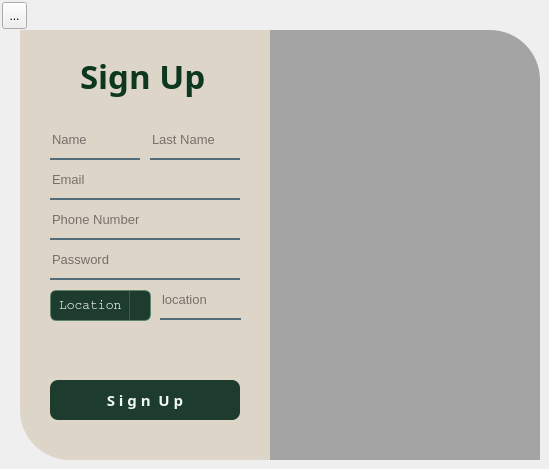
    <widget class="QWidget" name="page_3">
     <widget class="QLabel" name="label_19">
      <property name="geometry">
       <rect>
        <x>20</x>
        <y>30</y>
        <width>250</width>
        <height>430</height>
       </rect>
      </property>
      <property name="font">
       <font>
        <pointsize>20</pointsize>
       </font>
      </property>
      <property name="styleSheet">
       <string notr="true">background-color:rgba(220, 213, 200, 1);
border-bottom-left-radius: 50px;</string>
      </property>
      <property name="text">
       <string/>
      </property>
     </widget>
     <widget class="QLabel" name="label_20">
      <property name="geometry">
       <rect>
        <x>80</x>
        <y>50</y>
        <width>163</width>
        <height>51</height>
       </rect>
      </property>
      <property name="font">
       <font>
        <family>Rockwell</family>
        <pointsize>25</pointsize>
        <italic>false</italic>
        <bold>true</bold>
       </font>
      </property>
      <property name="styleSheet">
       <string notr="true">color:rgba(13, 55, 30, 1);</string>
      </property>
      <property name="text">
       <string>Sign Up</string>
      </property>
     </widget>
     <widget class="QLineEdit" name="lineEdit_8">
      <property name="geometry">
       <rect>
        <x>50</x>
        <y>120</y>
        <width>90</width>
        <height>40</height>
       </rect>
      </property>
      <property name="font">
       <font>
        <pointsize>10</pointsize>
       </font>
      </property>
      <property name="styleSheet">
       <string notr="true">background-color:rgba(0, 0, 0, 0);
border:none;
border-bottom:2px solid rgba(46, 82, 101, 200);
color:rgba(0, 0, 0, 240);</string>
      </property>
      <property name="text">
       <string/>
      </property>
      <property name="placeholderText">
       <string>Name</string>
      </property>
     </widget>
     <widget class="QLineEdit" name="lineEdit_17">
      <property name="geometry">
       <rect>
        <x>150</x>
        <y>120</y>
        <width>90</width>
        <height>40</height>
       </rect>
      </property>
      <property name="font">
       <font>
        <pointsize>10</pointsize>
       </font>
      </property>
      <property name="styleSheet">
       <string notr="true">background-color:rgba(0, 0, 0, 0);
border:none;
border-bottom:2px solid rgba(46, 82, 101, 200);
color:rgba(0, 0, 0, 240);</string>
      </property>
      <property name="text">
       <string/>
      </property>
      <property name="placeholderText">
       <string>Last Name</string>
      </property>
     </widget>
     <widget class="QLineEdit" name="lineEdit_18">
      <property name="geometry">
       <rect>
        <x>50</x>
        <y>160</y>
        <width>190</width>
        <height>40</height>
       </rect>
      </property>
      <property name="font">
       <font>
        <pointsize>10</pointsize>
       </font>
      </property>
      <property name="styleSheet">
       <string notr="true">background-color:rgba(0, 0, 0, 0);
border:none;
border-bottom:2px solid rgba(46, 82, 101, 200);
color:rgba(0, 0, 0, 240);
</string>
      </property>
      <property name="text">
       <string/>
      </property>
      <property name="placeholderText">
       <string>Email</string>
      </property>
     </widget>
     <widget class="QLineEdit" name="lineEdit_19">
      <property name="geometry">
       <rect>
        <x>50</x>
        <y>200</y>
        <width>190</width>
        <height>40</height>
       </rect>
      </property>
      <property name="font">
       <font>
        <pointsize>10</pointsize>
       </font>
      </property>
      <property name="styleSheet">
       <string notr="true">background-color:rgba(0, 0, 0, 0);
border:none;
border-bottom:2px solid rgba(46, 82, 101, 200);
color:rgba(0, 0, 0, 240);</string>
      </property>
      <property name="text">
       <string/>
      </property>
      <property name="placeholderText">
       <string>Phone Number</string>
      </property>
     </widget>
     <widget class="QComboBox" name="comboBox_3">
      <property name="geometry">
       <rect>
        <x>50</x>
        <y>290</y>
        <width>101</width>
        <height>31</height>
       </rect>
      </property>
      <property name="font">
       <font>
        <family>Courier</family>
        <pointsize>10</pointsize>
        <italic>false</italic>
        <bold>false</bold>
       </font>
      </property>
      <property name="styleSheet">
       <string notr="true">QComboBox {
    background-color: rgba(30, 60, 45, 255);     
    border: 1px solid rgba(80, 130, 100, 180);
    border-radius: 6px;
    padding: 4px 8px;
    color: #F0F8F2;                              
}

QComboBox:hover {
    background-color: rgba(45, 80, 60, 255); 
}

QComboBox::drop-down {
    subcontrol-origin: padding;
    subcontrol-position: top right;
    width: 20px;
    border-left: 1px solid rgba(100, 150, 120, 100);
}

QComboBox QAbstractItemView {
    background-color: rgba(35, 70, 50, 255);      
    selection-background-color: rgba(60, 100, 80, 255);
    color: #F0F8F2;
    border: 1px solid rgba(100, 150, 120, 100);
}

QComboBox::down-arrow {
    image: url(&quot;:/images/dropdown-icon.png&quot;);
    width: 12px;
    height: 12px;
}
</string>
      </property>
      <property name="placeholderText">
       <string>Location</string>
      </property>
      <item>
       <property name="text">
        <string>Tehran</string>
       </property>
      </item>
      <item>
       <property name="text">
        <string>Mashhad</string>
       </property>
      </item>
      <item>
       <property name="text">
        <string>Isfahan</string>
       </property>
      </item>
      <item>
       <property name="text">
        <string>Karaj</string>
       </property>
      </item>
      <item>
       <property name="text">
        <string>Tabriz</string>
       </property>
      </item>
      <item>
       <property name="text">
        <string>Shiraz</string>
       </property>
      </item>
      <item>
       <property name="text">
        <string>Ahvaz</string>
       </property>
      </item>
      <item>
       <property name="text">
        <string>Qom</string>
       </property>
      </item>
      <item>
       <property name="text">
        <string>Kermanshah</string>
       </property>
      </item>
      <item>
       <property name="text">
        <string>Urmia</string>
       </property>
      </item>
      <item>
       <property name="text">
        <string>Rasht</string>
       </property>
      </item>
      <item>
       <property name="text">
        <string>Hamadan</string>
       </property>
      </item>
      <item>
       <property name="text">
        <string>Yazd</string>
       </property>
      </item>
      <item>
       <property name="text">
        <string>Kerman</string>
       </property>
      </item>
      <item>
       <property name="text">
        <string>Ardabil</string>
       </property>
      </item>
      <item>
       <property name="text">
        <string>Bandar Abbas</string>
       </property>
      </item>
      <item>
       <property name="text">
        <string>Qazvin</string>
       </property>
      </item>
      <item>
       <property name="text">
        <string>Shahr-e Kord</string>
       </property>
      </item>
      <item>
       <property name="text">
        <string>Bandar Anzali</string>
       </property>
      </item>
      <item>
       <property name="text">
        <string>Abadan</string>
       </property>
      </item>
     </widget>
     <widget class="QLineEdit" name="lineEdit_">
      <property name="geometry">
       <rect>
        <x>160</x>
        <y>280</y>
        <width>81</width>
        <height>40</height>
       </rect>
      </property>
      <property name="font">
       <font>
        <pointsize>10</pointsize>
       </font>
      </property>
      <property name="styleSheet">
       <string notr="true">background-color:rgba(0, 0, 0, 0);
border:none;
border-bottom:2px solid rgba(46, 82, 101, 200);
color:rgba(0, 0, 0, 240);</string>
      </property>
      <property name="text">
       <string/>
      </property>
      <property name="placeholderText">
       <string>location</string>
      </property>
     </widget>
     <widget class="QPushButton" name="signUpButton_3">
      <property name="geometry">
       <rect>
        <x>50</x>
        <y>380</y>
        <width>190</width>
        <height>40</height>
       </rect>
      </property>
      <property name="font">
       <font>
        <family>Rockwell</family>
        <pointsize>11</pointsize>
        <bold>true</bold>
       </font>
      </property>
      <property name="styleSheet">
       <string notr="true">QPushButton#signUpButton_3 {
    background-color: rgba(30, 60, 45, 255);    
    color: #F0F8F2;                        
    border: none;
    border-radius: 8px;
    padding: 6px 20px;
}

QPushButton#signUpButton_3:hover {
    background-color: rgba(45, 80, 60, 255);    
}

QPushButton#signUpButton_3:pressed {
    background-color: rgba(20, 40, 30, 255);    
    padding-left: 8px;
    padding-top: 8px;
}
</string>
      </property>
      <property name="text">
       <string>S i g n  U p</string>
      </property>
     </widget>
     <widget class="QToolButton" name="Customerback">
      <property name="geometry">
       <rect>
        <x>2</x>
        <y>2</y>
        <width>25</width>
        <height>27</height>
       </rect>
      </property>
      <property name="text">
       <string>...</string>
      </property>
      <property name="icon">
       <iconset resource="resources.qrc">
        <normaloff>:/images/left-arrow.png</normaloff>:/images/left-arrow.png</iconset>
      </property>
     </widget>
     <widget class="QLabel" name="label_7">
      <property name="geometry">
       <rect>
        <x>270</x>
        <y>30</y>
        <width>270</width>
        <height>430</height>
       </rect>
      </property>
      <property name="styleSheet">
       <string notr="true">border-image: url(:/images/AppIcon.png);
border-top-right-radius:50px;</string>
      </property>
      <property name="text">
       <string/>
      </property>
     </widget>
     <widget class="QLabel" name="label_28">
      <property name="geometry">
       <rect>
        <x>270</x>
        <y>30</y>
        <width>270</width>
        <height>430</height>
       </rect>
      </property>
      <property name="styleSheet">
       <string notr="true">background-color:rgba(0, 0, 0, 80);
border-top-right-radius:50px;</string>
      </property>
      <property name="text">
       <string/>
      </property>
     </widget>
     <widget class="QLineEdit" name="lineEdit_24">
      <property name="geometry">
       <rect>
        <x>50</x>
        <y>240</y>
        <width>190</width>
        <height>40</height>
       </rect>
      </property>
      <property name="font">
       <font>
        <pointsize>10</pointsize>
       </font>
      </property>
      <property name="styleSheet">
       <string notr="true">background-color:rgba(0, 0, 0, 0);
border:none;
border-bottom:2px solid rgba(46, 82, 101, 200);
color:rgba(0, 0, 0, 240);</string>
      </property>
      <property name="text">
       <string/>
      </property>
      <property name="placeholderText">
       <string>Password</string>
      </property>
     </widget>
    </widget>
